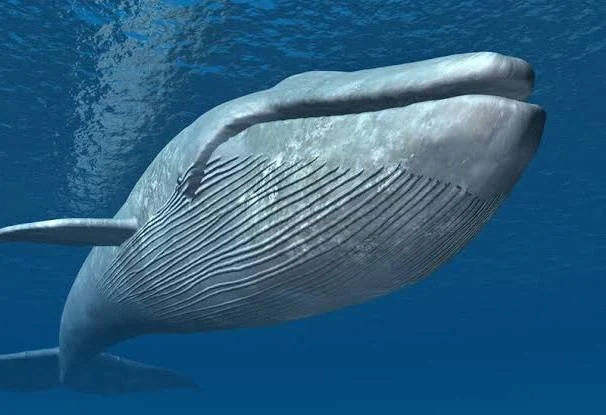
#> input picture p10-lineas-borde--va-1245/imagenes/Ballena.jpg, 606 x 415 px, found by its file name
$ python p10-lineas-bordes-1245.py
#> lines starting #> are read from the running program, lines starting #| are printed output that depends on the picture; after the words box and inside, x2 and y2 are one past the last pixel; in counts of white or black regions, pixels touching at a corner belong together
import cv2
import numpy as np

# Cargar imagen
imagen = cv2.imread("imagenes/Ballena.jpg")
#> imagen is the input picture: shape (415, 606, 3); mean B, G, R 128, 94.5, 45.1

# Verificar que la imagen exista
if imagen is None:
    print("Error: no se pudo cargar la imagen.")
    exit()

# Convertir a escala de grises
gris = cv2.cvtColor(imagen, cv2.COLOR_BGR2GRAY)
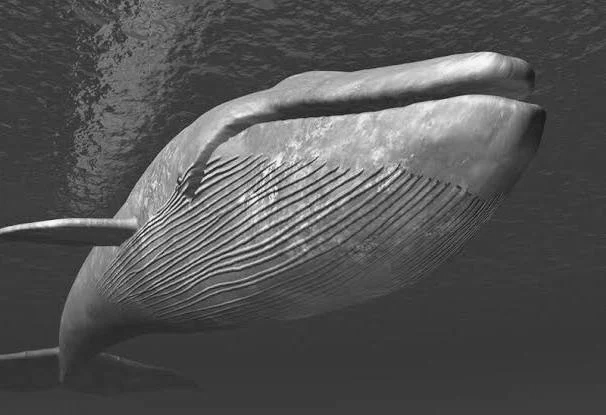
#> gris: shape (415, 606); min 11, max 249, mean 83.6

# Convertir a tipo float32
gris_float = np.float32(gris)

# Detectar esquinas mediante Harris
esquinas = cv2.cornerHarris(
    gris_float,
    2,
    3,
    0.04
)
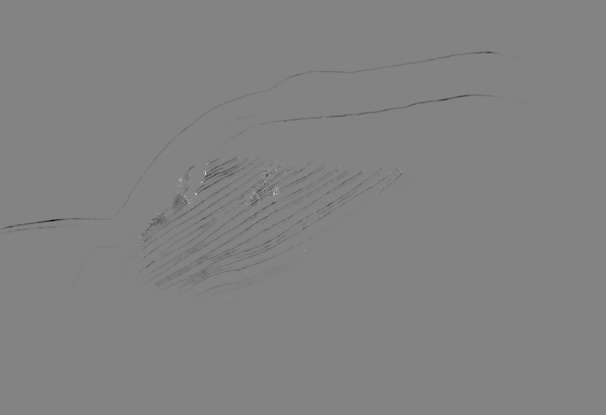
#> esquinas: shape (415, 606) float32; min -43389248, max 40931968, mean -152243; drawn with min black and max white

# Dilatar para hacer visibles las esquinas
esquinas = cv2.dilate(
    esquinas,
    None
)
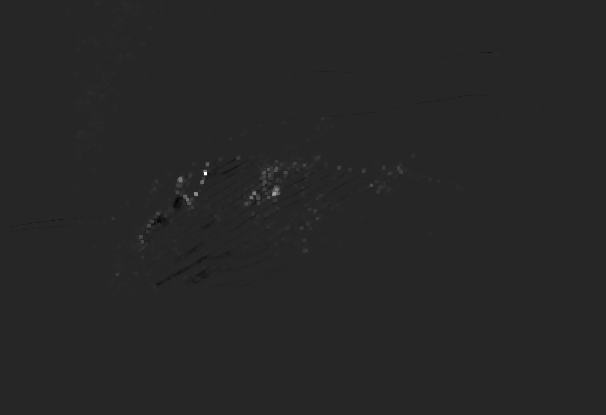
#> esquinas: shape (415, 606) float32; min -7266140, max 40931968, mean 38939.7; drawn with min black and max white

# Crear copia
resultado = imagen.copy()

# Umbral para identificar esquinas
umbral = 0.01 * esquinas.max()
#> umbral = 409319.7

# Marcar esquinas
resultado[esquinas > umbral] = [0, 0, 255]
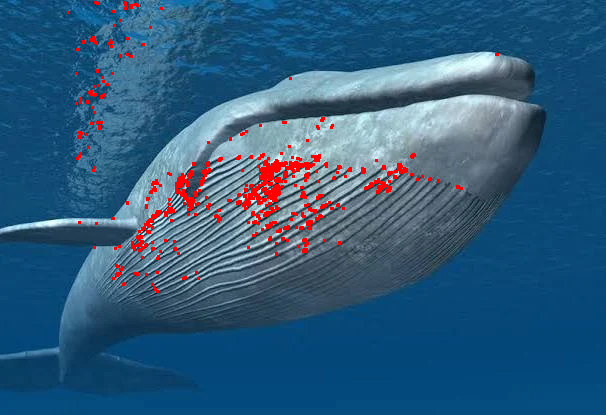
#> resultado: shape (415, 606, 3); 2.14% of pixels changed, all inside (x1, y1, x2, y2) = (67, 1, 499, 293)

# Mostrar resultados
cv2.imshow(
    "Ballena.jpg",
    imagen
)

cv2.imshow(
    "Esquinas detectadas",
    resultado
)

# Guardar resultado
cv2.imwrite(
    "../resultados/Ballena_esquinas.jpg",
    resultado
)

# Contar esquinas aproximadas
cantidad_esquinas = np.sum(
    esquinas > umbral
)
#> cantidad_esquinas = 5391

print("Deteccion de esquinas terminada.")
print("Cantidad aproximada de puntos detectados:",
      cantidad_esquinas)
#| Cantidad aproximada de puntos detectados: 5391

print("Resultado guardado en:")
print("../resultados/Ballena_esquinas.jpg")

# Esperar una tecla
cv2.waitKey(0)

# Cerrar ventanas
cv2.destroyAllWindows()

print("Programa realizado por Hernadez Dylan NC 1245")
